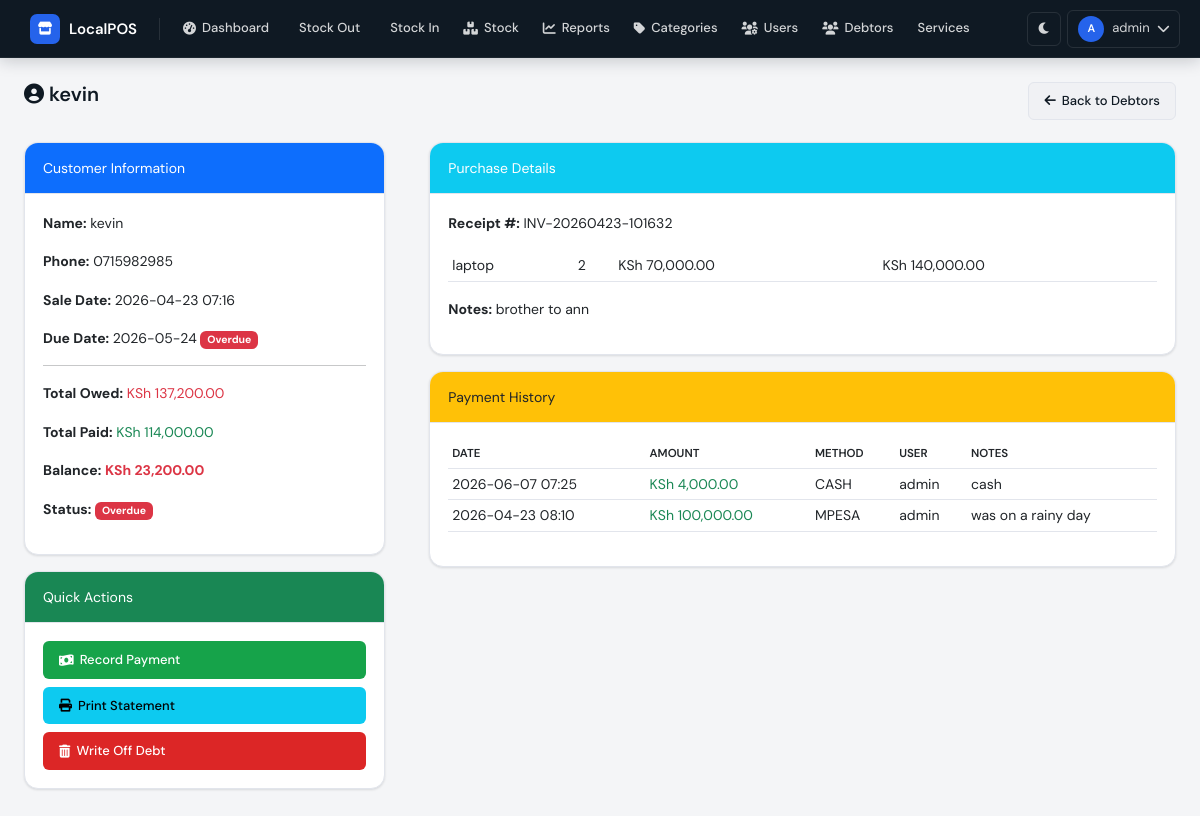
/debtors/2 (signed in), run on an earlier commit of the app's database.
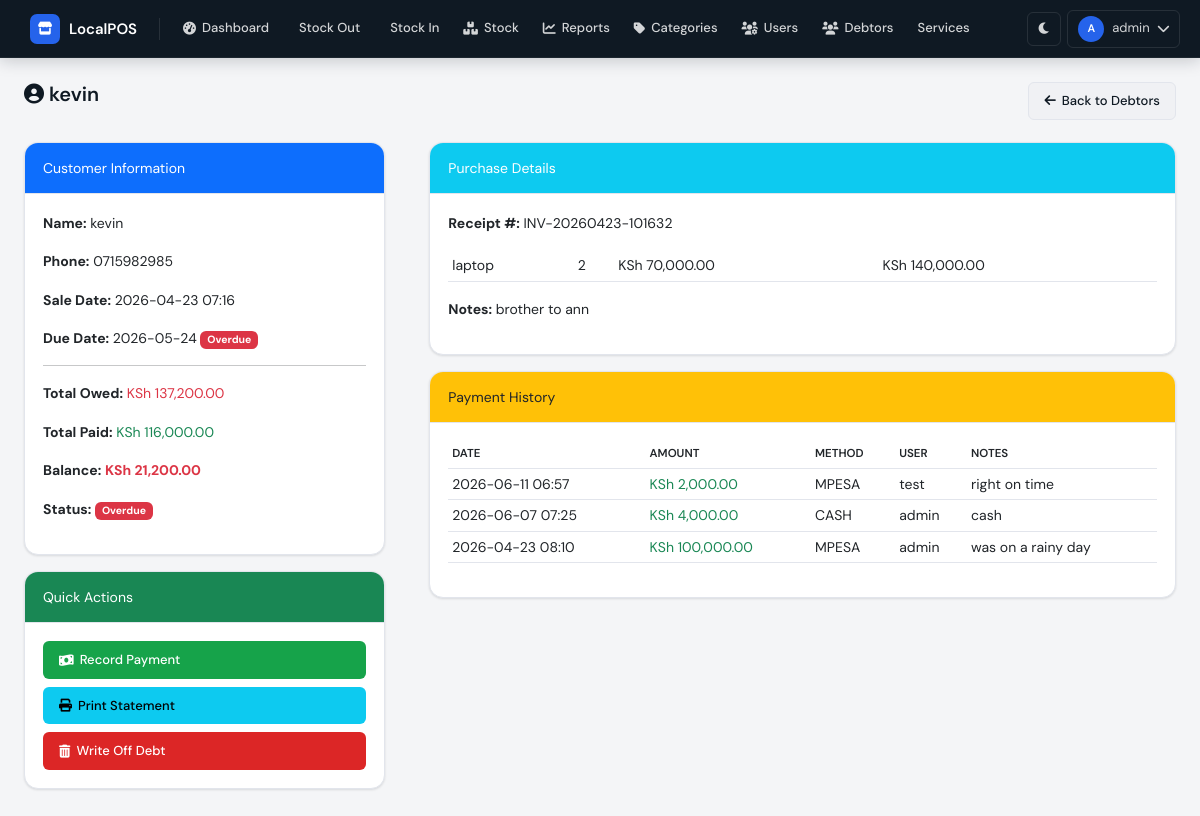
And on a later commit of the database.
### database/models.py (models this page shows)
class Debtor(db.Model):
    __tablename__ = 'debtors'
    id = db.Column(db.Integer, primary_key=True)
    sale_id = db.Column(db.Integer, db.ForeignKey('sales.id'), nullable=True)
    source = db.Column(db.String(20), default='sale')   # 'sale', 'service', 'contract'
    source_id = db.Column(db.Integer, nullable=True)    # ID of the source record (sale.id or service_job.id)
    customer_name = db.Column(db.String(100), nullable=False)
    customer_phone = db.Column(db.String(20))
    total_owed = db.Column(db.Float, nullable=False)
    amount_paid = db.Column(db.Float, default=0.0)
    balance = db.Column(db.Float, nullable=False)
    due_date = db.Column(db.Date, nullable=True)
    status = db.Column(db.String(20), default='pending')
    notes = db.Column(db.Text)
    created_at = db.Column(db.DateTime, default=datetime.utcnow)
    updated_at = db.Column(db.DateTime, default=datetime.utcnow, onupdate=datetime.utcnow)
    payments = db.relationship('Payment', backref='debtor', lazy=True)

class SaleItem(db.Model):
    __tablename__ = 'sale_items'
    id = db.Column(db.Integer, primary_key=True)
    sale_id = db.Column(db.Integer, db.ForeignKey('sales.id'), nullable=False)
    product_id = db.Column(db.Integer, db.ForeignKey('products.id'), nullable=False)
    quantity = db.Column(db.Integer, nullable=False)
    price_at_sale = db.Column(db.Float, nullable=False)
    total = db.Column(db.Float, nullable=False)
    variant_id = db.Column(db.Integer, db.ForeignKey('product_variants.id'), nullable=True)

class Product(db.Model):
    __tablename__ = 'products'
    id = db.Column(db.Integer, primary_key=True)
    name = db.Column(db.String(200), nullable=False)
    category_id = db.Column(db.Integer, db.ForeignKey('categories.id'), nullable=False)
    current_stock = db.Column(db.Integer, default=0)
    reorder_level = db.Column(db.Integer, default=5)
    buying_price = db.Column(db.Float, default=0.0)
    selling_price = db.Column(db.Float, default=0.0)
    unit_type = db.Column(db.String(50), default='piece')
    unit_conversion = db.Column(db.Integer, default=1)
    image_filename = db.Column(db.String(200), nullable=True)
    is_active = db.Column(db.Boolean, default=True)
    created_at = db.Column(db.DateTime, default=datetime.utcnow)
    updated_at = db.Column(db.DateTime, default=datetime.utcnow, onupdate=datetime.utcnow)
    variants = db.relationship('ProductVariant', backref='product', lazy=True)
    stock_entries = db.relationship('StockEntry', backref='product', lazy=True)
    sale_items = db.relationship('SaleItem', backref='product', lazy=True)

class Payment(db.Model):
    __tablename__ = 'payments'
    id = db.Column(db.Integer, primary_key=True)
    debtor_id = db.Column(db.Integer, db.ForeignKey('debtors.id'), nullable=False)
    amount = db.Column(db.Float, nullable=False)
    payment_method = db.Column(db.String(20), nullable=False)
    notes = db.Column(db.Text)
    payment_date = db.Column(db.DateTime, default=datetime.utcnow)
    user_id = db.Column(db.Integer, db.ForeignKey('users.id'), nullable=False)

class User(UserMixin, db.Model):
    __tablename__ = 'users'
    id = db.Column(db.Integer, primary_key=True)
    username = db.Column(db.String(80), unique=True, nullable=False)
    password_hash = db.Column(db.String(200), nullable=False)
    full_name = db.Column(db.String(100), nullable=False)
    role = db.Column(db.String(20), default='worker')
    is_active = db.Column(db.Boolean, default=True)
    created_at = db.Column(db.DateTime, default=datetime.utcnow)
    last_login = db.Column(db.DateTime, nullable=True)
    stock_entries = db.relationship('StockEntry', backref='user', lazy=True)
    sales = db.relationship('Sale', backref='user', lazy=True)
    payments = db.relationship('Payment', backref='user', lazy=True)
    service_jobs = db.relationship('ServiceJob', backref='creator', lazy=True)
    service_history = db.relationship('ServiceHistory', backref='user', lazy=True)

### routes/debtors.py (the view)
@debtors_bp.route('/<int:debtor_id>')
@login_required
def debtor_profile(debtor_id):
    debtor = Debtor.query.get_or_404(debtor_id)
    payments = Payment.query.filter_by(debtor_id=debtor_id).order_by(Payment.payment_date.desc()).all()
    sale = Sale.query.get(debtor.sale_id) if debtor.sale_id else None
    sale_items = SaleItem.query.filter_by(sale_id=sale.id).all() if sale else []
    debtor.status_info = get_debt_status(debtor.balance, debtor.due_date)
    return render_template('debtor_profile.html', debtor=debtor, payments=payments, sale=sale, sale_items=sale_items, today=date.today(), now=datetime.now())

### app.py (called while the page is built)
@login_manager.user_loader
def load_user(user_id):
    return User.query.get(int(user_id))

@app.template_filter('format_currency')
def format_currency_filter(amount):
    if amount is None:
        return "KSh 0.00"
    try:
        return f"KSh {amount:,.2f}"
    except (TypeError, ValueError):
        return "KSh 0.00"

### routes/debtors.py (called while the page is built)
def get_debt_status(balance, due_date=None):
    if balance <= 0:
        return {'status': 'paid', 'color': 'success', 'text': 'Paid'}
    if due_date:
        today = date.today()
        if due_date < today:
            return {'status': 'overdue', 'color': 'danger', 'text': 'Overdue'}
        elif due_date <= today + timedelta(days=3):
            return {'status': 'due_soon', 'color': 'warning', 'text': 'Due Soon'}
    return {'status': 'pending', 'color': 'info', 'text': 'Pending'}

### templates/debtor_profile.html (shortened to what this page needs)
{% extends "base.html" %}
{% block content %}
<div class="page-header"><div><h1 class="page-title"><i class="fas fa-user-circle"></i> {{ debtor.customer_name }}</h1></div><a href="{{ url_for('debtors.debtors_list') }}" class="btn btn-secondary"><i class="fas fa-arrow-left"></i> Back to Debtors</a></div>
<div class="row" style="display: grid; grid-template-columns: 1fr 2fr; gap: 20px;">
    <div>
        <div class="card"><div class="card-header bg-primary text-white">Customer Information</div><div class="card-body"><p><strong>Name:</strong> {{ debtor.customer_name }}</p><p><strong>Phone:</strong> {{ debtor.customer_phone or 'Not provided' }}</p><p><strong>Sale Date:</strong> {{ debtor.created_at.strftime('%Y-%m-%d %H:%M') if debtor.created_at else 'N/A' }}</p><p><strong>Due Date:</strong> {% if debtor.due_date %}{{ debtor.due_date.strftime('%Y-%m-%d') }}{% if debtor.due_date < today %} <span class="badge bg-danger">Overdue</span>{% endif %}{% else %}<span class="text-muted">Not set</span>{% endif %}</p><hr><p><strong>Total Owed:</strong> <span class="text-danger">{{ debtor.total_owed|format_currency }}</span></p><p><strong>Total Paid:</strong> <span class="text-success">{{ debtor.amount_paid|format_currency }}</span></p><p><strong>Balance:</strong> <strong class="text-danger">{{ debtor.balance|format_currency }}</strong></p><p><strong>Status:</strong> <span class="badge bg-{{ debtor.status_info.color }}">{{ debtor.status_info.text }}</span></p></div></div>
        <div class="card mt-3"><div class="card-header bg-success text-white">Quick Actions</div><div class="card-body"><button class="btn btn-success w-100 mb-2" onclick="showPaymentModal()"><i class="fas fa-money-bill-wave"></i> Record Payment</button><a href="{{ url_for('debtors.statement', debtor_id=debtor.id) }}" class="btn btn-info w-100 mb-2"><i class="fas fa-print"></i> Print Statement</a>{% if debtor.balance > 0 %}<button class="btn btn-danger w-100" onclick="showWriteOffModal()"><i class="fas fa-trash-alt"></i> Write Off Debt</button>{% endif %}</div></div>
    </div>
    <div>
        <div class="card mb-3"><div class="card-header bg-info text-white">Purchase Details</div><div class="card-body"><p><strong>Receipt #:</strong> {{ sale.receipt_number if sale else 'N/A' }}</p>{% if sale_items %}<div class="table-wrapper"><table class="table table-sm">{% for item in sale_items %}<tr><td>{{ item.product.name if item.product else 'Unknown' }}</td><td>{{ item.quantity }}</td><td>{{ item.price_at_sale|format_currency }}</td><td>{{ item.total|format_currency }}</td></tr>{% endfor %}</table></div>{% else %}<p class="text-muted">No items found</p>{% endif %}{% if sale and sale.notes %}<p><strong>Notes:</strong> {{ sale.notes }}</p>{% endif %}</div></div>
        <div class="card"><div class="card-header bg-warning text-dark">Payment History</div><div class="card-body">{% if payments %}<div class="table-wrapper"><table class="table table-sm"><thead><tr><th>Date</th><th>Amount</th><th>Method</th><th>User</th><th>Notes</th></tr></thead><tbody>{% for p in payments %}<tr><td>{{ p.payment_date.strftime('%Y-%m-%d %H:%M') }}</td><td class="text-success">{{ p.amount|format_currency }}</td><td>{{ p.payment_method|upper }}</td><td>{{ p.user.username if p.user else 'Unknown' }}</td><td>{{ p.notes or '-' }}</td></tr>{% endfor %}</tbody></table></div>{% else %}<div class="alert alert-info">No payments recorded yet.</div>{% endif %}</div></div>
    </div>
</div>
{% endblock %}

What changed in the data, as far as the page shows it:
changed Debtor "kevin": amount_paid "KSh 114,000.00" → "KSh 116,000.00"; balance "KSh 23,200.00" → "KSh 21,200.00"
added Payment: payment_date "2026-06-11 06:57", amount "KSh 2,000.00", payment_method "MPESA", user "test", notes "right on time"
